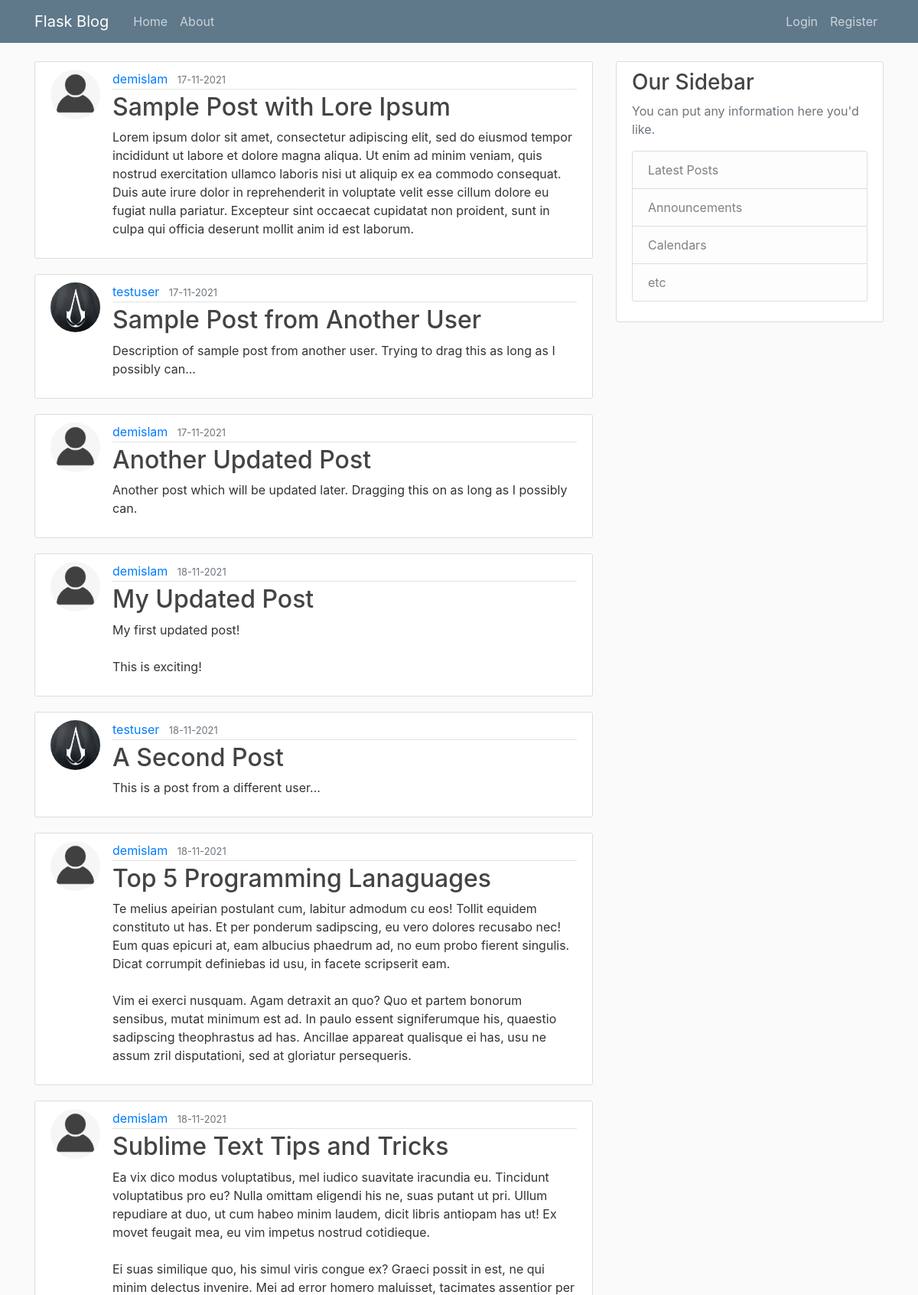
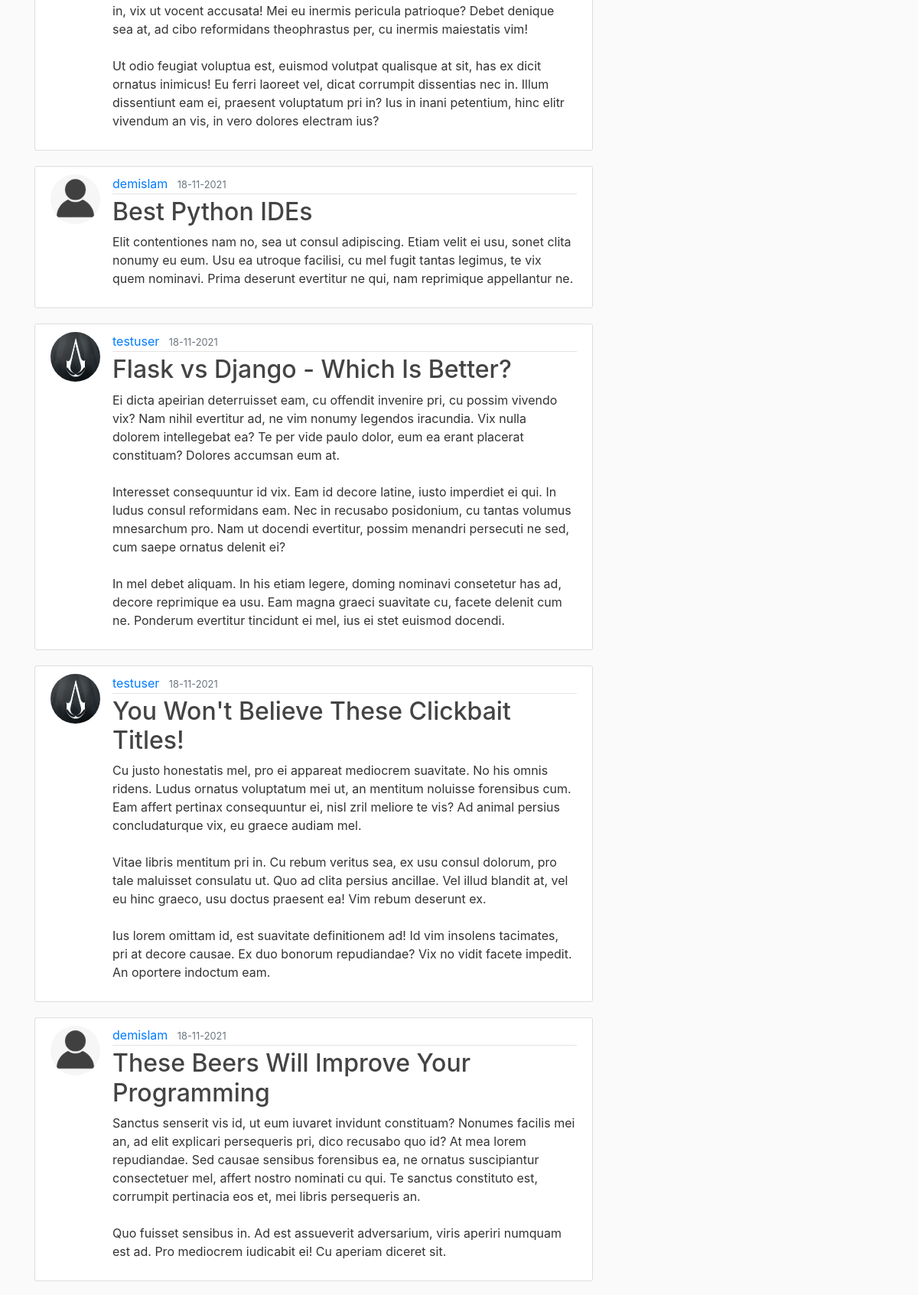
The page /home (upper part) on the database its author committed (2 pictures, top to bottom).
### blog_webapp/models.py (models this page shows, shortened)
class Post(db.Model):
    id = db.Column(db.Integer, primary_key=True)
    title = db.Column(db.String(100), nullable=False)
    timestamp = db.Column(db.DateTime, nullable=False, default=datetime.utcnow)
    content = db.Column(db.Text, nullable=False)
    user_id = db.Column(db.Integer, db.ForeignKey('user.id'), nullable=False)

class User(db.Model, UserMixin):
    id = db.Column(db.Integer, primary_key=True)
    username = db.Column(db.String(20), unique=True, nullable=False)
    email = db.Column(db.String(120), unique=True, nullable=False)
    profile_image_file = db.Column(db.String(20), nullable=False,
                                   default='default_profile_image.png')
    password = db.Column(db.String(60), nullable=False)
    posts = db.relationship('Post', backref='author', lazy=True)

### blog_webapp/routes.py (the view)
@app.route('/')
@app.route('/home')
def home():
    posts = Post.query.all()
    return render_template('home.html', posts=posts)

### blog_webapp/templates/home.html
{% extends "layout.html" %}
{% block content %}
    {% for post in posts %}
    <article class="media content-section">
        <img class="rounded-circle article-img" src=" {{url_for('static', filename='profile_pics/'+post.author.profile_image_file) }}" alt="">
        <div class="media-body">
            <div class="article-metadata">
                <a class="mr-2" href="#">{{ post.author.username }}</a>
                <small class="text-muted">{{ post.timestamp.strftime('%d-%m-%Y') }}</small>
            </div>
            <h2><a class="article-title" href="#">{{ post.title }}</a></h2>
            <p class="article-content">{{ post.content }}</p>
        </div>
    </article>
    {% endfor %}
{% endblock content %}

### blog_webapp/templates/layout.html (shortened to what this page needs)
<!doctype html>
<html lang="en">
<head>
    <link rel="stylesheet" href="https://stackpath.bootstrapcdn.com/bootstrap/4.3.1/css/bootstrap.min.css">
    <link rel="stylesheet" href="{{ url_for('static', filename='main.css') }}">
</head>
<body>
    <header class="site-header">
        <nav class="navbar navbar-expand-md navbar-dark bg-steel fixed-top">
            <div class="container">
                <a class="navbar-brand mr-4" href="/">Flask Blog</a>
                <div class="collapse navbar-collapse" id="navbarToggle">
                    <div class="navbar-nav mr-auto">
                        <a class="nav-item nav-link" href="{{ url_for('home') }}">Home</a>
                        <a class="nav-item nav-link" href="{{ url_for('about') }}">About</a>
                    </div>
                    <div class="navbar-nav">
                        {% if current_user.is_authenticated %}
                            <a class="nav-item nav-link" href="{{ url_for('create_post') }}">Make a post</a>
                            <a class="nav-item nav-link" href="{{ url_for('profile') }}">Profile</a>
                            <a class="nav-item nav-link" href="{{ url_for('logout') }}">Logout ({{ current_user.username }})</a>
                        {% else %}
                            <a class="nav-item nav-link" href="{{ url_for('login') }}">Login</a>
                            <a class="nav-item nav-link" href="{{ url_for('register') }}">Register</a>
                        {% endif %}
                    </div>
                </div>
            </div>
        </nav>
    </header>
    <main role="main" class="container">
        <div class="row">
            <div class="col-md-8">
                {% block content %}{% endblock %}
            </div>
            <div class="col-md-4">
                <div class="content-section">
                    <h3>Our Sidebar</h3>
                    <p class='text-muted'>You can put any information here you'd like.
                    <ul class="list-group">
                        <li class="list-group-item list-group-item-light">Latest Posts</li>
                        <li class="list-group-item list-group-item-light">Announcements</li>
                        <li class="list-group-item list-group-item-light">Calendars</li>
                        <li class="list-group-item list-group-item-light">etc</li>
                    </ul>
                    </p>
                </div>
            </div>
        </div>
    </main>
</body>
</html>

### blog_webapp/static/main.css (style rules this page uses)
body { background: #fafafa; color: #333333; margin-top: 5rem; }
h1, h2, h3, h4, h5, h6 { color: #444444; }
.bg-steel { background-color: #5f788a; }
.site-header .navbar-nav .nav-link { color: #cbd5db; }
.content-section { background: #ffffff; padding: 10px 20px; border: 1px solid #dddddd; border-radius: 3px; margin-bottom: 20px; }
.article-title { color: #444444; }
.article-content { white-space: pre-line; }
.article-img { height: 65px; width: 65px; margin-right: 16px; }
.article-metadata { padding-bottom: 1px; margin-bottom: 4px; border-bottom: 1px solid #e3e3e3 }

### rows shown on the page
Post: profile_image_file (placeholder picture), author.username "demislam", timestamp "17-11-2021", title "Sample Post with Lore Ipsum", content "Lorem ipsum dolor sit amet, consectetur adipiscing elit, sed do eiusmod tempor incididunt ut labore et dolore magna aliqua. Ut enim ad minim veniam, quis nostrud exercitation ullamco laboris nisi ut aliquip ex ea commodo consequat. Duis aute irure dolor in reprehenderit in voluptate velit esse cillum dolore eu fugiat nulla pariatur. Excepteur sint occaecat cupidatat non proident, sunt in culpa qui officia deserunt mollit anim id est laborum."
Post: profile_image_file (picture), author.username "testuser", timestamp "17-11-2021", title "Sample Post from Another User", content "Description of sample post from another user. Trying to drag this as long as I possibly can..."
Post: profile_image_file (placeholder picture), author.username "demislam", timestamp "17-11-2021", title "Another Updated Post", content "Another post which will be updated later. Dragging this on as long as I possibly can."
Post: profile_image_file (placeholder picture), author.username "demislam", timestamp "18-11-2021", title "My Updated Post", content "My first updated post! This is exciting!"
Post: profile_image_file (picture), author.username "testuser", timestamp "18-11-2021", title "A Second Post", content "This is a post from a different user..."
Post: profile_image_file (placeholder picture), author.username "demislam", timestamp "18-11-2021", title "Top 5 Programming Lanaguages", content "Te melius apeirian postulant cum, labitur admodum cu eos! Tollit equidem constituto ut has. Et per ponderum sadipscing, eu vero dolores recusabo nec! Eum quas epicuri at, eam albucius phaedrum ad, no eum probo fierent singulis. Dicat corrumpit definiebas id usu, in facete scripserit eam. Vim ei exerci nusquam. Agam detraxit an quo? Quo et partem bonorum sensibus, mutat minimum est ad. In paulo essent signiferumque his, quaestio sadipscing theophrastus ad has. Ancillae appareat qualisque ei has, usu ne assum zril disputationi, sed at gloriatur persequeris."
Post: profile_image_file (placeholder picture), author.username "demislam", timestamp "18-11-2021", title "Sublime Text Tips and Tricks", content "Ea vix dico modus voluptatibus, mel iudico suavitate iracundia eu. Tincidunt voluptatibus pro eu? Nulla omittam eligendi his ne, suas putant ut pri. Ullum repudiare at duo, ut cum habeo minim laudem, dicit libris antiopam has ut! Ex movet feugait mea, eu vim impetus nostrud cotidieque. Ei suas similique quo, his simul viris congue ex? Graeci possit in est, ne qui minim delectus invenire. Mei ad error homero maluisset, tacimates assentior per in, vix ut vocent accusata! Mei eu inermis pericula patrioque? Debet denique sea at, ad cibo reformidans theophrastus per, cu inermis maiestatis vim! Ut odio feugiat voluptua est, euismod volutpat qualisque at sit, has ex dicit ornatus inimicus! Eu…"
Post: profile_image_file (placeholder picture), author.username "demislam", timestamp "18-11-2021", title "Best Python IDEs", content "Elit contentiones nam no, sea ut consul adipiscing. Etiam velit ei usu, sonet clita nonumy eu eum. Usu ea utroque facilisi, cu mel fugit tantas legimus, te vix quem nominavi. Prima deserunt evertitur ne qui, nam reprimique appellantur ne."
Post: profile_image_file (picture), author.username "testuser", timestamp "18-11-2021", title "Flask vs Django - Which Is Better?", content "Ei dicta apeirian deterruisset eam, cu offendit invenire pri, cu possim vivendo vix? Nam nihil evertitur ad, ne vim nonumy legendos iracundia. Vix nulla dolorem intellegebat ea? Te per vide paulo dolor, eum ea erant placerat constituam? Dolores accumsan eum at. Interesset consequuntur id vix. Eam id decore latine, iusto imperdiet ei qui. In ludus consul reformidans eam. Nec in recusabo posidonium, cu tantas volumus mnesarchum pro. Nam ut docendi evertitur, possim menandri persecuti ne sed, cum saepe ornatus delenit ei? In mel debet aliquam. In his etiam legere, doming nominavi consetetur has ad, decore reprimique ea usu. Eam magna graeci suavitate cu, facete delenit cum ne. Ponderum…"
Post: profile_image_file (picture), author.username "testuser", timestamp "18-11-2021", title "You Won't Believe These Clickbait Titles!", content "Cu justo honestatis mel, pro ei appareat mediocrem suavitate. No his omnis ridens. Ludus ornatus voluptatum mei ut, an mentitum noluisse forensibus cum. Eam affert pertinax consequuntur ei, nisl zril meliore te vis? Ad animal persius concludaturque vix, eu graece audiam mel. Vitae libris mentitum pri in. Cu rebum veritus sea, ex usu consul dolorum, pro tale maluisset consulatu ut. Quo ad clita persius ancillae. Vel illud blandit at, vel eu hinc graeco, usu doctus praesent ea! Vim rebum deserunt ex. Ius lorem omittam id, est suavitate definitionem ad! Id vim insolens tacimates, pri at decore causae. Ex duo bonorum repudiandae? Vix no vidit facete impedit. An oportere indoctum eam."
Post: profile_image_file (placeholder picture), author.username "demislam", timestamp "18-11-2021", title "These Beers Will Improve Your Programming", content "Sanctus senserit vis id, ut eum iuvaret invidunt constituam? Nonumes facilis mei an, ad elit explicari persequeris pri, dico recusabo quo id? At mea lorem repudiandae. Sed causae sensibus forensibus ea, ne ornatus suscipiantur consectetuer mel, affert nostro nominati cu qui. Te sanctus constituto est, corrumpit pertinacia eos et, mei libris persequeris an. Quo fuisset sensibus in. Ad est assueverit adversarium, viris aperiri numquam est ad. Pro mediocrem iudicabit ei! Cu aperiam diceret sit."
